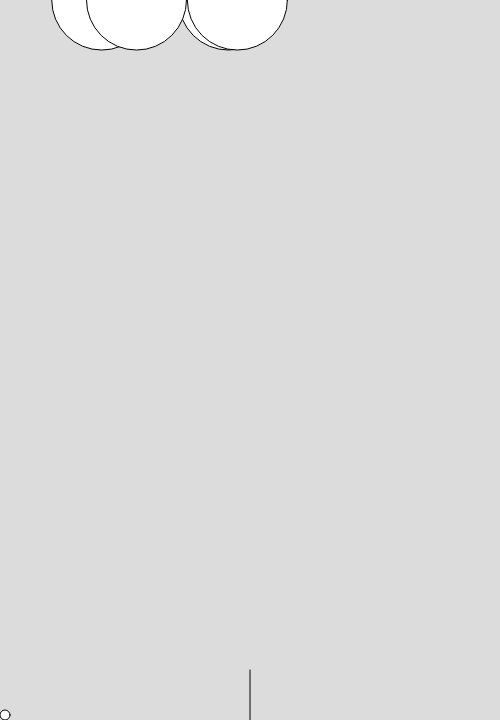
Frame 1 (no input)
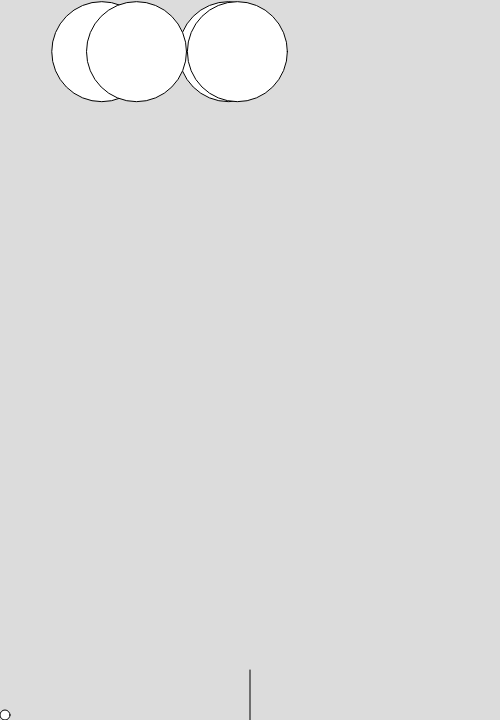
Frame 60 (no input)
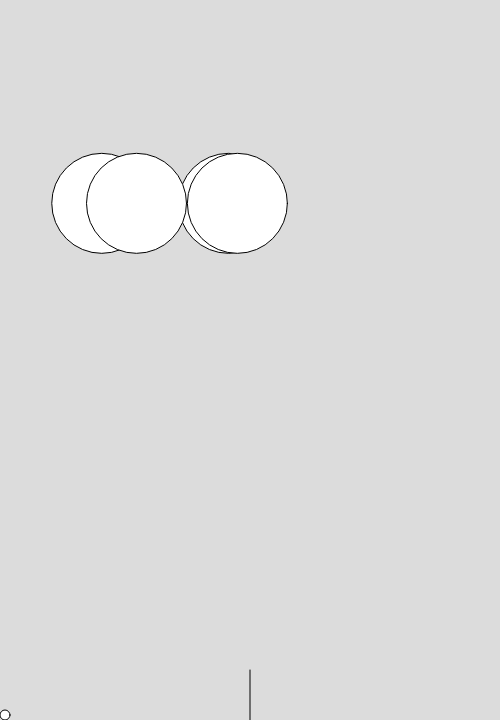
Frame 120 (the mouse pressed at the canvas centre since frame 60)

The p5.js sketch that drew these frames (run headless with seeded random() and noise() and a simulated clock; from frame 60 on, the mouse is pressed at the canvas centre):

// p5.js sketch
// ── sketch.js
var canvasWidth = 500;
var canvasHeight = 720;
var enemyRadius = 50;
var gravity = 10;
var enemies = [];
var totalEnemies = 4;

var bullet = {
  pos: {x: 5, y: canvasHeight - 5},
  vel: {x: 0, y: 0},
  accel: {x: 0, y: 0},
  ang: 0,
  velAng: 0,
  accAng: 0,
  radius: 5,
  mass: 1,
  loaded: false
};

var cannon = 
{
  pos: {x: canvasWidth/2, y: canvasHeight},
  vel: {x: 0, y: 0},
  accel: {x: 0, y: 0},
  length: 50,
  ang: -90,
  velAng: 180,
  accAng: 0
};

function setup() {
  createCanvas(canvasWidth,canvasHeight);
  angleMode(DEGREES)

  for (var i = 0; i < totalEnemies; i++) {
    CreateEnemy();
  }
  console.log(enemies);
}
//DRAW
function draw() {
  background(220);

  //Fisicas
  var dt = deltaTime / 1000;
  //Aplicar Peso
  //ApplyForce(enemy,force = {x: 0, y:2});
  for (var i = 0; i < totalEnemies;i++) {
    ApplyGravity(enemies[i]);
  }
  if (bullet.loaded) ApplyGravity(bullet)

  //Detectar Input

  RotateCannon(dt);

  var cannonWidth = cos(cannon.ang) * cannon.length;
  var cannonHeight = sin(cannon.ang) * cannon.length;
  Shoot(cannonWidth,cannonHeight);
  //Calculo de fisicas
  PhysicsCal(bullet,dt);

  for (var i = 0; i < totalEnemies; i++) {
    ResolveCircleCollision(bullet, enemies[i]);
    PhysicsCal(enemies[i], dt);
    MapBounds(enemies[i]);
  }
  //console.log(cannon.ang);

  //Calculo Colisiones
  //MapBounds(enemy);
  //Dibujado
  //console.log(bullet.pos);
  circle(bullet.pos.x,bullet.pos.y, bullet.radius * 2);
  //circle(enemy.pos.x,enemy.pos.y,enemy.radius * 2);
  line(cannon.pos.x, cannon.pos.y, cannon.pos.x + cannonWidth, cannon.pos.y + cannonHeight);

  for (var i = 0; i < totalEnemies; i++) {
    circle(enemies[i].pos.x, enemies[i].pos.y, enemies[i].radius * 2)
  }
}

function ResolveCircleCollision(bullet, enemy) {
  var dif = restar(bullet.pos, enemy.pos);
  var dist = magnitud(dif);
  if (dist < bullet.radius + enemy.radius) {
    //Destroy Enemy
    console.log("Destruir enemigo");
  }
}

function CreateEnemy() {
  var newEnemy = {
  pos: {x: random(enemyRadius, enemyRadius + canvasWidth/2), y:0},
  vel: {x: 0, y: 0},
  accel: {x: 0, y: 0},
  mass: 10,
  radius: enemyRadius
  }
  enemies.push(newEnemy);
}
function RotateCannon(dt) {
  if (keyIsDown(RIGHT_ARROW))
    cannon.ang += cannon.velAng * dt;
  if (keyIsDown(LEFT_ARROW))
    cannon.ang -= cannon.velAng * dt;
}

function Shoot(a,b) {
  if (keyIsDown(32)){
    bullet.vel.x = 0;
    bullet.vel.y = 0;
    bullet.accel.x = 0;
    bullet.accel.y = 0;
    bullet.pos.x = cannon.pos.x + a;
    bullet.pos.y = cannon.pos.y + b;
    bullet.loaded = true;
    var dif = restar (bullet.pos, cannon.pos);
    var dir = normalizado(dif);
    //bullet.vel.x = cannonDirX * 500;
    //bullet.vel.y = cannonDirY * 500;
    ApplyImpulse(bullet, mul(dir, 400));
  }
  
}

function magnitude(vector) {
  return sqrt(vector.x * vector.x + vector.y * vector.y)
}

function PhysicsCal(object,dt) {
  
  object.vel = sumar(object.vel, mul(object.accel, dt))
  
  object.pos = sumar3(object.pos, mul(object.vel,dt), mul(object.accel, dt * dt * 0.5));

  object.ax = 0;
  object.ay = 0;

  object.velAng += object.accAng * dt;
  object.ang += object.velAng * dt;

  object.accAng = 0;
  
}

function ApplyForce(object, force)
{
  object.accel = sumar(object.accel, division(force, object.mass));
}

function ApplyGravity(object)
{
  object.accel.y = object.mass * gravity;
}

function ApplyImpulse(object, impulse) {
  object.vel = sumar(object.vel,division(impulse, object.mass))
}

function MapBounds(object) {
  if (object.pos.x < object.radius) {
    object.vel.x = abs(object.vel.x);
  }
  
  if (object.pos.x > height - object.radius) {
    object.vel.x = -abs(object.vel.x)
  }
  
  if (object.pos.y > height - object.radius) {
    console.log("limite inferior");
    object.accel.y = 0;
    object.vel.y = 0;
    object.vel.y = height - object.radius;
  }
}

//Propiedades vectores
function sumar(vector1, vector2){
  var resultado = {
  x:vector1.x +vector2.x,
  y:vector1.y +vector2.y
  }
  return resultado
}

function sumar3(vector1, vector2, vector3){
  var resultado = {
  x:vector1.x +vector2.x+vector3.x,
  y:vector1.y +vector2.y+vector3.y,
  }
  return resultado
}

function restar(vector1, vector2){
  var resultado = {
  x:vector1.x - vector2.x,
  y:vector1.y - vector2.y
  }
  return resultado
}

function mul(vector, escalar){
  var resultado = {
  x:vector.x * escalar,
  y:vector.y * escalar  
  }
  return resultado
}

function division(vector, escalar){
  var resultado = {
  x:vector.x /escalar,
  y:vector.y /escalar  
  }
  return resultado
}


function magnitud(vector) {
  return sqrt(vector.x*vector.x + vector.y*vector.y)
}

function normalizado(vector) {
  var magni = magnitud(vector)
  var resultado = {
    x: vector.x / magni,
    y: vector.y / magni
  }
  return resultado
}
